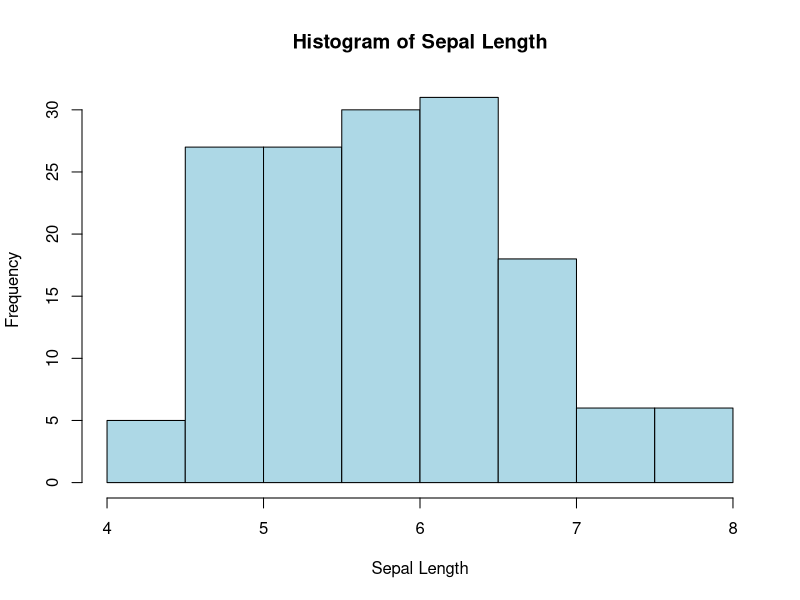
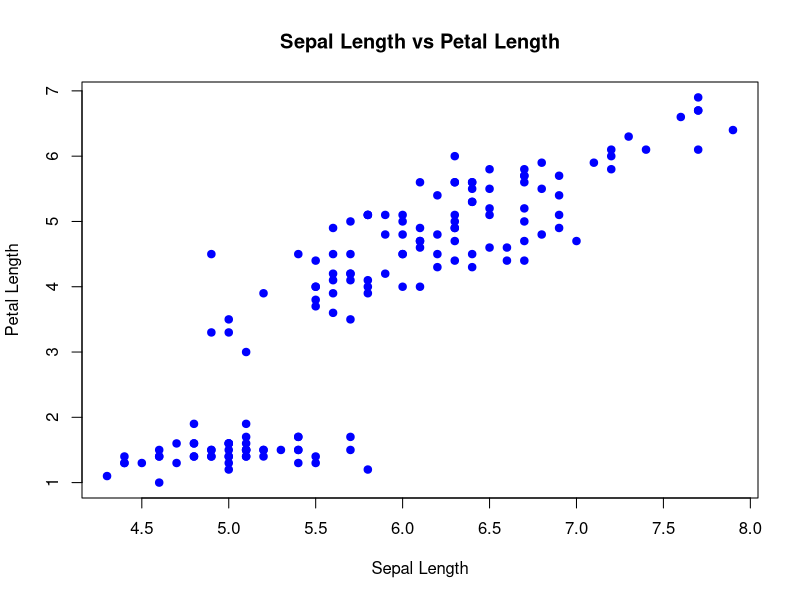

These figures' R source, in order:

# Name: Mokshasri Bellamkonda
# Roll No: 04
# Div: B

# EXPERIMENT NO. 4
# Generate and Interpret Descriptive Statistics
# and Create Basic Visualizations Using R


# PART A: Load Dataset

data(iris)

# Display first six records
head(iris)


# PART B: Calculate Mean

mean_value <- mean(iris$Sepal.Length)

print(mean_value)


# PART C: Calculate Median

median_value <- median(iris$Sepal.Length)

print(median_value)


# PART D: Calculate Mode

getmode <- function(v) {
  uniqv <- unique(v)
  uniqv[which.max(tabulate(match(v, uniqv)))]
}

# Calculate mode of Species
mode_value <- getmode(iris$Species)

print(mode_value)

# Calculate mode of Sepal Length
mode_length <- getmode(iris$Sepal.Length)

print(mode_length)


# PART E: Calculate Standard Deviation

sd_value <- sd(iris$Sepal.Length)

print(sd_value)


# PART F: Generate Summary Statistics

summary(iris)


# PART G: Create Histogram

hist(iris$Sepal.Length,
     main = "Histogram of Sepal Length",
     xlab = "Sepal Length",
     ylab = "Frequency",
     col = "lightblue",
     border = "black")


# PART H: Create Scatter Plot

plot(iris$Sepal.Length,
     iris$Petal.Length,
     main = "Sepal Length vs Petal Length",
     xlab = "Sepal Length",
     ylab = "Petal Length",
     col = "blue",
     pch = 19)


# PART I: Display All Statistical Results

cat("\nDESCRIPTIVE STATISTICS\n")

cat("Mean:", mean_value, "\n")

cat("Median:", median_value, "\n")

cat("Mode of Species:", as.character(mode_value), "\n")

cat("Mode of Sepal Length:", mode_length, "\n")

cat("Standard Deviation:", sd_value, "\n")


# RESULT

cat("\nExperiment No. 4 Completed Successfully\n")
cat("Name: Mokshasri Bellamkonda\n")
cat("Roll No: 04\n")
cat("Division: B\n")
